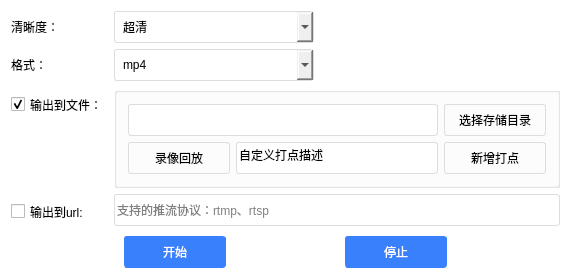
<?xml version="1.0" encoding="UTF-8"?>
<ui version="4.0">
 <class>DlgLocalRecord</class>
 <widget class="QDialog" name="DlgLocalRecord">
  <property name="geometry">
   <rect>
    <x>0</x>
    <y>0</y>
    <width>571</width>
    <height>279</height>
   </rect>
  </property>
  <property name="windowTitle">
   <string>本地录制/推流</string>
  </property>
  <property name="styleSheet">
   <string notr="true">QLineEdit, QComboBox, QPushButton
{
	min-height: 30px;
	min-width: 100px;
	border: 1px solid rgb(221,221,221);
	border-radius: 3px;
}

QPushButton:hover{
	background: rgb(239,239,239);
}

QPushButton:pressed{
	background: rgb(228,228,228);
}

QCheckBox{
	min-height: 30px;
}

#DlgLocalRecord {
	background: rgb(255,255,255);
}

QComboBox {
	padding-left: 8px;
	padding-right: 8px;
}
QComboBox:hover {
	border-color:rgb(57,129,252);
}
QComboBox::drop-down {
	padding-top: 5px;
	image: url(:/Resources/dropDown.png);
}
QComboBox QAbstractItemView{
	margin-top:1;
	outline:0;	
	border:1px solid rgb(225,225,225);
	background-color:rgb(255,255,255);
	selection-background-color:rgb(80,145,255);
}
QComboBox QAbstractItemView::item{
	min-height:30px;
	max-height:30px;
}
QComboBox QAbstractItemView::item:hover{
    background-color:rgb(240,240,240);
	color:rgb(45,45,45);
}
QComboBox QAbstractItemView::item:selected{
    background-color:rgb(240,240,240);
	color:rgb(45,45,45);
}
#btnStartRecord, #btnStopRecord {
	background:rgb(57,129,252);
	color: rgb(255,255,255);
	border: 1px solid rgb(57,129,252);
	min-width: 100px;
}
#btnStartRecord:hover,#btnStopRecord:hover{
	background: rgb(80,145,255);
}

#btnStartRecord:pressed,#btnStopRecord:pressed{
	background: rgb(43,121,255);
}
</string>
  </property>
  <layout class="QVBoxLayout" name="verticalLayout">
   <item>
    <widget class="QWidget" name="widget" native="true">
     <layout class="QFormLayout" name="formLayout_2">
      <property name="leftMargin">
       <number>0</number>
      </property>
      <property name="topMargin">
       <number>0</number>
      </property>
      <property name="rightMargin">
       <number>0</number>
      </property>
      <property name="bottomMargin">
       <number>0</number>
      </property>
      <item row="0" column="0">
       <widget class="QLabel" name="label_4">
        <property name="sizePolicy">
         <sizepolicy hsizetype="Fixed" vsizetype="Preferred">
          <horstretch>0</horstretch>
          <verstretch>0</verstretch>
         </sizepolicy>
        </property>
        <property name="text">
         <string>清晰度：</string>
        </property>
        <property name="alignment">
         <set>Qt::AlignLeading|Qt::AlignLeft|Qt::AlignVCenter</set>
        </property>
       </widget>
      </item>
      <item row="0" column="1">
       <widget class="QComboBox" name="cbDefinition">
        <property name="maximumSize">
         <size>
          <width>200</width>
          <height>16777215</height>
         </size>
        </property>
        <property name="currentIndex">
         <number>2</number>
        </property>
        <item>
         <property name="text">
          <string>标清</string>
         </property>
        </item>
        <item>
         <property name="text">
          <string>高清</string>
         </property>
        </item>
        <item>
         <property name="text">
          <string>超清</string>
         </property>
        </item>
       </widget>
      </item>
      <item row="1" column="0">
       <widget class="QLabel" name="label_2">
        <property name="sizePolicy">
         <sizepolicy hsizetype="Fixed" vsizetype="Preferred">
          <horstretch>0</horstretch>
          <verstretch>0</verstretch>
         </sizepolicy>
        </property>
        <property name="text">
         <string>格式：</string>
        </property>
        <property name="alignment">
         <set>Qt::AlignLeading|Qt::AlignLeft|Qt::AlignVCenter</set>
        </property>
       </widget>
      </item>
      <item row="1" column="1">
       <widget class="QComboBox" name="cbFormat">
        <property name="maximumSize">
         <size>
          <width>200</width>
          <height>16777215</height>
         </size>
        </property>
        <item>
         <property name="text">
          <string>mp4</string>
         </property>
        </item>
        <item>
         <property name="text">
          <string>flv</string>
         </property>
        </item>
        <item>
         <property name="text">
          <string>avi</string>
         </property>
        </item>
       </widget>
      </item>
      <item row="2" column="0">
       <widget class="QCheckBox" name="ckOutputFile">
        <property name="layoutDirection">
         <enum>Qt::LeftToRight</enum>
        </property>
        <property name="text">
         <string>输出到文件：</string>
        </property>
        <property name="checked">
         <bool>true</bool>
        </property>
       </widget>
      </item>
      <item row="2" column="1">
       <widget class="QGroupBox" name="outputFileWidget">
        <layout class="QVBoxLayout" name="verticalLayout_2">
         <item>
          <layout class="QHBoxLayout" name="horizontalLayout_2">
           <item>
            <widget class="QLineEdit" name="editPath">
             <property name="readOnly">
              <bool>true</bool>
             </property>
            </widget>
           </item>
           <item>
            <widget class="QPushButton" name="btnChoosePath">
             <property name="text">
              <string>选择存储目录</string>
             </property>
            </widget>
           </item>
          </layout>
         </item>
         <item>
          <layout class="QHBoxLayout" name="horizontalLayout_4">
           <item>
            <widget class="QPushButton" name="btnRecordPlay">
             <property name="sizePolicy">
              <sizepolicy hsizetype="Fixed" vsizetype="Fixed">
               <horstretch>0</horstretch>
               <verstretch>0</verstretch>
              </sizepolicy>
             </property>
             <property name="text">
              <string>录像回放</string>
             </property>
            </widget>
           </item>
           <item>
            <widget class="QWidget" name="markPage" native="true">
             <layout class="QHBoxLayout" name="horizontalLayout">
              <property name="leftMargin">
               <number>0</number>
              </property>
              <property name="topMargin">
               <number>0</number>
              </property>
              <property name="rightMargin">
               <number>0</number>
              </property>
              <property name="bottomMargin">
               <number>0</number>
              </property>
              <item>
               <widget class="QLineEdit" name="editMarkDesc">
                <property name="text">
                 <string>自定义打点描述</string>
                </property>
                <property name="placeholderText">
                 <string>自定义打点描述</string>
                </property>
               </widget>
              </item>
              <item>
               <widget class="QPushButton" name="btnMark">
                <property name="sizePolicy">
                 <sizepolicy hsizetype="Fixed" vsizetype="Fixed">
                  <horstretch>0</horstretch>
                  <verstretch>0</verstretch>
                 </sizepolicy>
                </property>
                <property name="text">
                 <string>新增打点</string>
                </property>
               </widget>
              </item>
             </layout>
            </widget>
           </item>
          </layout>
         </item>
        </layout>
       </widget>
      </item>
      <item row="3" column="0">
       <widget class="QCheckBox" name="ckOutputUrl">
        <property name="layoutDirection">
         <enum>Qt::LeftToRight</enum>
        </property>
        <property name="text">
         <string>输出到url:</string>
        </property>
       </widget>
      </item>
      <item row="3" column="1">
       <widget class="QLineEdit" name="editUrl">
        <property name="text">
         <string/>
        </property>
        <property name="placeholderText">
         <string>支持的推流协议：rtmp、rtsp</string>
        </property>
       </widget>
      </item>
     </layout>
    </widget>
   </item>
   <item>
    <layout class="QHBoxLayout" name="horizontalLayout_3">
     <item>
      <widget class="QPushButton" name="btnStartRecord">
       <property name="sizePolicy">
        <sizepolicy hsizetype="Fixed" vsizetype="Fixed">
         <horstretch>0</horstretch>
         <verstretch>0</verstretch>
        </sizepolicy>
       </property>
       <property name="text">
        <string>开始</string>
       </property>
      </widget>
     </item>
     <item>
      <widget class="QPushButton" name="btnStopRecord">
       <property name="sizePolicy">
        <sizepolicy hsizetype="Fixed" vsizetype="Fixed">
         <horstretch>0</horstretch>
         <verstretch>0</verstretch>
        </sizepolicy>
       </property>
       <property name="text">
        <string>停止</string>
       </property>
      </widget>
     </item>
    </layout>
   </item>
  </layout>
 </widget>
 <layoutdefault spacing="6" margin="11"/>
 <resources/>
 <connections/>
</ui>
